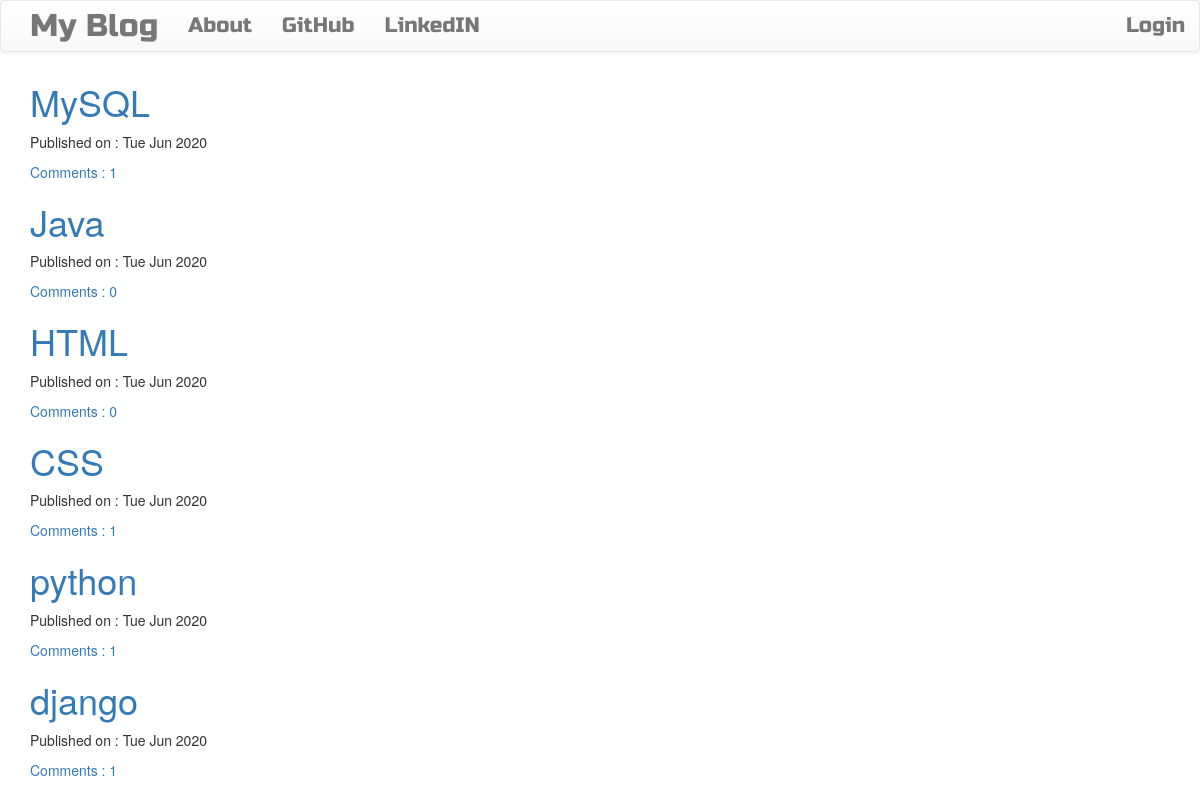
The page / on the database its author committed.
### blog/models.py (models this page shows, shortened)
class Post(models.Model):
    author = models.ForeignKey('auth.User',on_delete=models.CASCADE)
    title = models.CharField(max_length=200)
    text = models.TextField()
    create_date = models.DateTimeField(default=timezone.now())
    publish_date = models.DateTimeField(blank=True, null=True)
    def approve_comments(self):
        return self.comments.filter(approve_comment=True)

### blog/views.py (the view)
# urls.py: path('',views.PostListView.as_view(),name='post_list'),
class PostListView(ListView):
    model = Post
    def get_queryset(self):
        return Post.objects.filter(publish_date__lte=timezone.now()).order_by('-publish_date')

### blog/templates/blog/post_list.html
{% extends 'blog/base.html' %}
{% block content %}
<div class="centerstage">
    {% for post in post_list %}
    <div class="post">
        <h1><a href="{% url 'post_detail' pk=post.pk %}">{{ post.title }}</a></h1>
        <div class="date">
            <p>Published on : {{ post.publish_date|date:"D M Y" }}</p>
        </div>
        <a href="{% url 'post_detail' pk=post.pk %}">Comments : {{ post.approve_comments.count }}</a>
    </div>
    {% endfor %}
</div>
{% endblock %}

### blog/templates/blog/base.html (shortened to what this page needs)
{% load static %}
<!DOCTYPE html>
<html lang="en">
<head>
    <link rel="stylesheet" href="https://maxcdn.bootstrapcdn.com/bootstrap/3.3.7/css/bootstrap.min.css">
    <link rel="stylesheet" href="https://maxcdn.bootstrapcdn.com/bootstrap/3.3.7/css/bootstrap-theme.min.css">
    <link rel="stylesheet" href="//cdn.jsdelivr.net/npm/medium-editor@latest/dist/css/medium-editor.min.css" type="text/css" media="screen" charset="utf-8">
    <link rel="stylesheet" href="{% static 'css/blog.css' %}">
</head>
<body class="loader">
    <nav class="navbar navbar-default techfont custom-navbar">
        <div class="container">
            <ul class="nav navbar-nav">
                <li><a class="navbar-brand bigbrand" href="{% url 'post_list' %}">My Blog</a></li>
                <li><a href="{% url 'about' %}">About</a></li>
                <li><a href="https://www.github.com">GitHub</a></li>
                <li><a href="https://www.linkedin.com">LinkedIN</a></li>
            </ul>
            <ul class="nav navbar-nav navbar-right">
                {% if user.is_authenticated %}
                <li><a href="{% url 'post_new' %}">New Post</a></li>
                <li><a href="{% url 'post_draft_list' %}">Draft</a></li>
                <li><a href="{% url 'logout' %}">LogOut</a></li>
                {% else %}
                <li><a class="nav navbar-right" href="{% url 'login' %}">Login</a></li>
                {% endif %}
            </ul>
        </div>
    </nav>
    <div class="content container">
        <div class="row">
            <div class="col-md-8">
                <div class="blog_posts">
                    {% block content %}
                    {% endblock %}
                </div>
            </div>
        </div>
    </div>
</body>
</html>

### blog/static/css/blog.css (style rules this page uses)
.techfont { font-family: 'Russo One',sans-serif; font-size: 1.5em; margin-bottom: 10px; }
.bigbrand { font-size: 1.5em; }
.centerstage { margin-left: auto; margin-right: auto; }
.loader { filter:hue-rotate(0deg); color:linear-gradient(45deg,#0f8,#08f); animation:hue 10000ms infinite linear; }

### rows shown on the page
Post: title "MySQL", publish_date "Tue Jun 2020", approve_comments.count "1"
Post: title "Java", publish_date "Tue Jun 2020", approve_comments.count "0"
Post: title "HTML", publish_date "Tue Jun 2020", approve_comments.count "0"
Post: title "CSS", publish_date "Tue Jun 2020", approve_comments.count "1"
Post: title "python", publish_date "Tue Jun 2020", approve_comments.count "1"
Post: title "django", publish_date "Tue Jun 2020", approve_comments.count "1"
